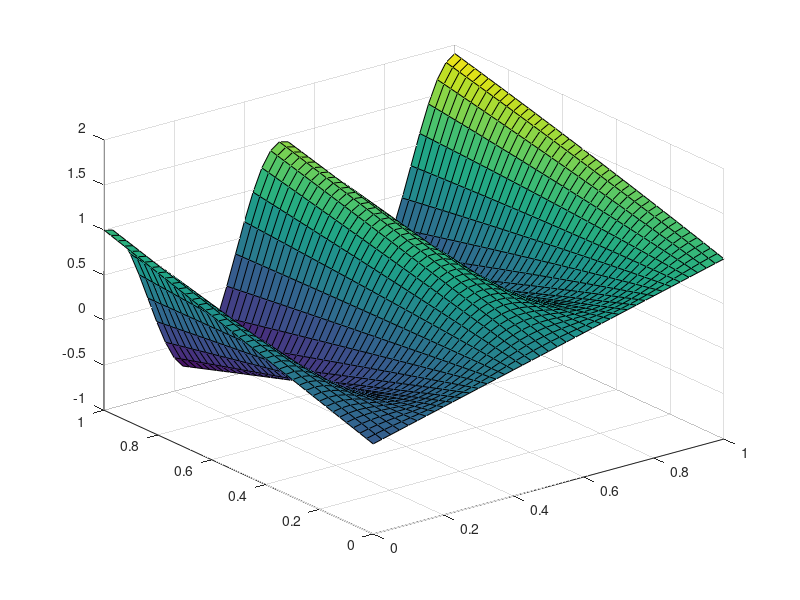

This figure's MATLAB source: (Note: this script raises an error after producing the figure.)
[X,Y]=meshgrid(0:0.025:1);
[nx,ny]=size(X);
D=X.*exp(-Y.^2*0.1)+Y.*cos(4*pi*X); %+randn(n,1)*0.1;
figure(1);
surf(X,Y,D)

% Centros dos Gaussianos
[Cx,Cy]=meshgrid(0:0.125:1);
[ncx,ncy]=size(Cx);

C=[reshape(Cx,ncx*ncy,1) reshape(Cy,ncx*ncy,1)]
L=C-0.15;
U=C+0.15;

XY=[reshape(X,nx*ny,1) reshape(Y,nx*ny,1)]; 

t=triang(XY,L,C,U);

figure(1);
clf;
hold on;
for k=1:ncx*ncy
    T=reshape(t(:,k),nx,ny);
    surf(X,Y,T)
end
t=t./repmat(sum(t,2),1,ncx*ncy);
d=reshape(D,nx*ny,1);

A=t;
a=inv(A'*A)*A'*d;

z=A*a;

Ze=reshape(z,nx,ny);

figure(2);
surf(X,Y,D);

figure(3);
surf(X,Y,Ze);